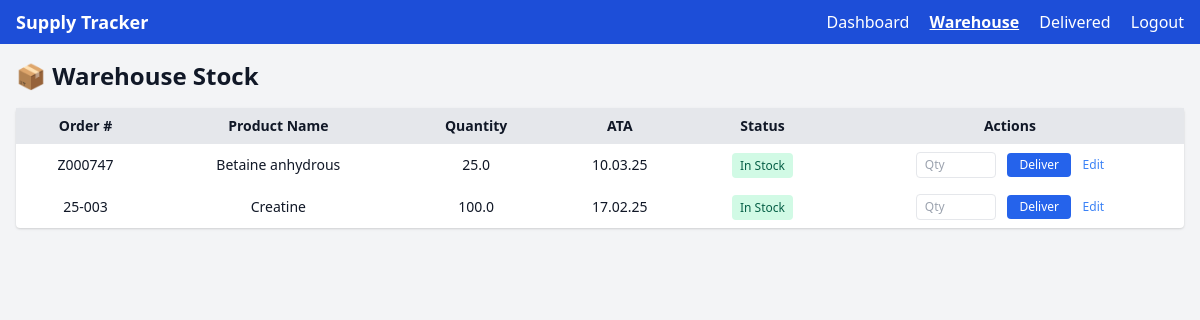
The page /warehouse (signed in) on the database its author committed.
### app/models.py (models this page shows)
class WarehouseStock(db.Model):
    id = db.Column(db.Integer, primary_key=True)
    user_id = db.Column(db.Integer, db.ForeignKey('user.id'), nullable=False)
    order_number = db.Column(db.String(50), nullable=False)
    product_name = db.Column(db.String(100), nullable=False)
    quantity = db.Column(db.Float, nullable=False)
    ata = db.Column(db.String(10), nullable=True)
    transit_status = db.Column(db.String(20), default='In Stock', nullable=False)

### app/routes.py (the view)
@main.route('/warehouse')
@login_required
def warehouse():
    from .models import WarehouseStock
    warehouse_items = WarehouseStock.query.filter_by(user_id=current_user.id).all()
    return render_template('warehouse.html', warehouse_items=warehouse_items)

### app/__init__.py (called while the page is built)
def create_app():
    app = Flask(__name__)
    app.config['SECRET_KEY'] = 'your-secret-key'  # Use env var later
    app.config['SQLALCHEMY_DATABASE_URI'] = 'sqlite:///../instance/supply_tracker.db'
    app.config['SQLALCHEMY_TRACK_MODIFICATIONS'] = False
    init_db(app)
    login_manager.init_app(app)
    Migrate(app, db)
    from .routes import main
    app.register_blueprint(main)
    @login_manager.user_loader
    def load_user(user_id):
        return User.query.get(int(user_id))
    return app

### app/routes.py (called while the page is built)
@main.app_context_processor
def inject_user():
    return dict(current_user=current_user)

### app/templates/warehouse.html (shortened to what this page needs)
<!DOCTYPE html>
<html lang="en">
<head>
    <link href="https://cdn.jsdelivr.net/npm/tailwindcss@2.2.19/dist/tailwind.min.css" rel="stylesheet">
</head>
<body class="bg-gray-100 dark:bg-gray-900 text-gray-900 dark:text-gray-100">
    <nav class="bg-blue-700 text-white px-4 py-2 flex justify-between items-center">
        <div class="font-semibold text-lg">Supply Tracker</div>
        <div class="space-x-4">
            <a href="{{ url_for('main.dashboard') }}" class="hover:underline">Dashboard</a>
            <a href="{{ url_for('main.warehouse') }}" class="font-bold underline">Warehouse</a>
            <a href="{{ url_for('main.delivered') }}" class="hover:underline">Delivered</a>
            <a href="{{ url_for('main.logout') }}" class="hover:underline">Logout</a>
        </div>
    </nav>
    <div class="p-4">
        <h2 class="text-2xl font-bold mb-4">📦 Warehouse Stock</h2>
        <table class="min-w-full bg-white dark:bg-gray-800 rounded shadow text-sm">
            <thead>
                <tr class="bg-gray-200 dark:bg-gray-700 text-center">
                    <th class="px-4 py-2">Order #</th>
                    <th class="px-4 py-2">Product Name</th>
                    <th class="px-4 py-2">Quantity</th>
                    <th class="px-4 py-2">ATA</th>
                    <th class="px-4 py-2">Status</th>
                    <th class="px-4 py-2">Actions</th>
                </tr>
            </thead>
            <tbody>
                {% for item in warehouse_items %}
                <tr class="text-center even:bg-gray-100 dark:even:bg-gray-800 hover:bg-blue-50 dark:hover:bg-gray-700">
                    <td class="px-4 py-2">{{ item.order_number }}</td>
                    <td class="px-4 py-2">{{ item.product_name }}</td>
                    <td class="px-4 py-2">{{ item.quantity }}</td>
                    <td class="px-4 py-2">{{ item.ata }}</td>
                    <td class="px-4 py-2">
                        <span class="bg-green-100 text-green-800 text-xs px-2 py-1 rounded">In Stock</span>
                    </td>
                    <td class="px-4 py-2 space-x-2">
                        <form method="POST" action="{{ url_for('main.deliver_partial', item_id=item.id) }}" class="inline space-x-2">
                            <input type="number" name="quantity" min="1" max="{{ item.quantity }}" placeholder="Qty"
                                class="w-20 px-2 py-1 border rounded text-xs" required>
                            <button type="submit" class="bg-blue-600 text-white px-3 py-1 rounded text-xs">Deliver</button>
                        </form>
                        <a href="{{ url_for('main.edit_warehouse', item_id=item.id) }}" class="text-blue-500 hover:underline text-xs">Edit</a>
                    </td>
                </tr>
                {% endfor %}
            </tbody>
        </table>
    </div>
</body>
</html>

### rows shown on the page
WarehouseStock: order_number "Z000747", product_name "Betaine anhydrous", quantity "25.0", ata "10.03.25"
WarehouseStock: order_number "25-003", product_name "Creatine", quantity "100.0", ata "17.02.25"
